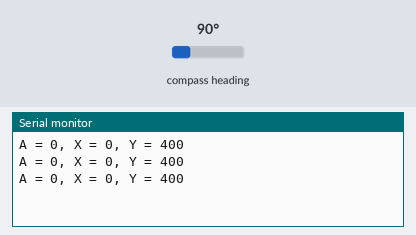
Recording of a sketch running on a simulated Arduino Uno, built with avr-gcc and run on an emulated ATmega328P. On the bench: the last lines printed to the serial monitor. Wiring (inferred from the names in the program): HMC5883L compass at I2C address 0x1E. The inputs (shaded band) are chosen by the test bench; at power-on: compass heading 90°.

Above: at 1.3 s.
1.4 s: compass heading set to 7°
At 2.0 s:
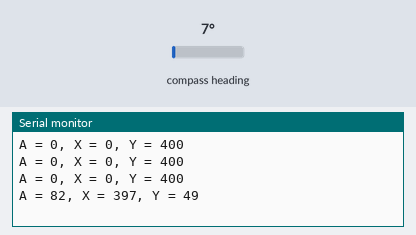
2.9 s: compass heading set to 180°
At 3.5 s:
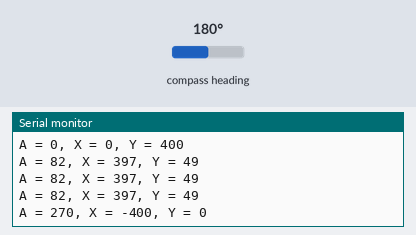
Timing chart, 0 to 5.9 s (numbered marks = the images above; inputs shaded):
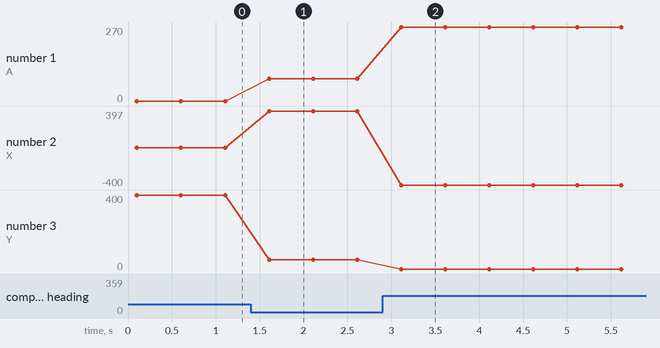

The sketch:

magWindVeinTest.ino
```cpp
/*

Magnetometer wind vein sensor test sketch by ThreeSixes
https://github.com/ThreeSixes

This is designed to use the Parallax HMC5883L break out board in I2C mode, and
is a proof-of-concept for the digital wind vein which will ultimately be read
by a Raspberry Pi.

*/

// Included libs.
#include <math.h> // Need this to do trig to get direction.
#include <Wire.h> // I2C support


// Configuration

// The magnetometer config variables are based on the HMC5883L datasheet
// http://www51.honeywell.com/aero/common/documents/myaerospacecatalog-documents/Defense_Brochures-documents/HMC5883L_3-Axis_Digital_Compass_IC.pdf
#define magAddr 0x1e // HMC5883 I2C address
#define magCfgBReg 0x01 // Config register B (contains sensitivity)
#define magModeReg 0x02 // Mode config register
#define magMode 0x00 // Mode value.
#define magSens 0xe0 // Magnetometer sensitivity
#define magOutReg 0x03 // First magnetometer value output register (X MSB)

#define baudRate 9600 // Serial output baud rate

#define bootDelay 100 // Start-up delay (ms)


// Setup routine.
void setup() {
  // Set up serial port
  Serial.begin(baudRate);

  // Start the I2C bus.
  Wire.begin();

  // Wait for things to settle.
  delay(bootDelay);

  // Set magnetometer sensitivity to lowest vale.
  sendMag(byte(magCfgBReg), byte(magSens));

  // Set magnetometer mode to streaming
  sendMag(byte(magModeReg), byte(magMode));
}

// Send I2C bytes to compass
void sendMag(byte addr, byte val) {
  // Set magnetometer to streaming mode
  Wire.beginTransmission(magAddr);
  Wire.write(addr);
  Wire.write(val);
  Wire.endTransmission();

  return;
}

// Get x, y, and z values from magnetometer. We're using targetVar because
// returning an array is not easy to do.
void getXYZ(int targetVar[]) {

  // Initiate communications with compass
  Wire.beginTransmission(magAddr);
  // Ask for X, Z, and Y values, staring with X.
  Wire.write(byte(magOutReg));
  Wire.endTransmission();

  // Retrieve the data we aked for. X, Z, and Y are 2
  // bytes long so we ask for 6 bytes.
  Wire.requestFrom(magAddr, 6);

  // If we have 6 bytes of data coming
  if(Wire.available() <= 6) {

    // Set values in our target: X, Y, and Z (in that order.)
    // Since this reads bytes in return order we need to shuffle
    // the value order a bit to make it more intuitive.
    // X - Z - Y becomes X - Y - Z in our array.
    targetVar[0] = Wire.read() << 8 | Wire.read();
    targetVar[2] = Wire.read() << 8 | Wire.read();
    targetVar[1] = Wire.read() << 8 | Wire.read();
  }

  // Return.
  return;
}

// Get magnet's direction on X + Y plane relative to magnetometer
int magDir(int xScale, int yScale) {
  // Store our return value
  int retVal = 0;

  // Use atan2 to get direction of magnet.
  retVal = atan2(xScale, yScale) * 180 / M_PI;

  // Compensate for negative angle relative to zero line.
  // -90 degrees becomes 270 degrees.
  if(retVal < 0) {
    retVal = 360 - abs(retVal);
  }

  // Return it.
  return retVal;
}

// Main program body
void loop() {
  // Set up an array to hold our inital data.
  int currentData[] = {0, 0, 0};
  int angle = 0;

  // Get data from magnetometer.
  getXYZ(currentData);

  // Figure out where the magnet is.
  angle = magDir(currentData[0], currentData[1]);

  // Show the angle, X, and Y data we're getting.
  Serial.print("A = ");
  Serial.print(angle);
  Serial.print(", X = ");
  Serial.print(currentData[0]);
  Serial.print(", Y = ");
  Serial.println(currentData[1]);

  // Wait 1/2 a second to get new data.
  delay(500);
}
```

Measured:
- after the input at 1.4 s, the serial monitor: prints a new line after 0.21 s (image 1)
- after the input at 2.9 s, the serial monitor: prints a new line after 0.21 s (image 2)
- plotted number 1: 0 → 82 after the input at 1.4 s, 82 → 270 after the input at 2.9 s
- plotted number 2: 0 → 397 after the input at 1.4 s, 397 → -400 after the input at 2.9 s
- plotted number 3: 400 → 49 after the input at 1.4 s
